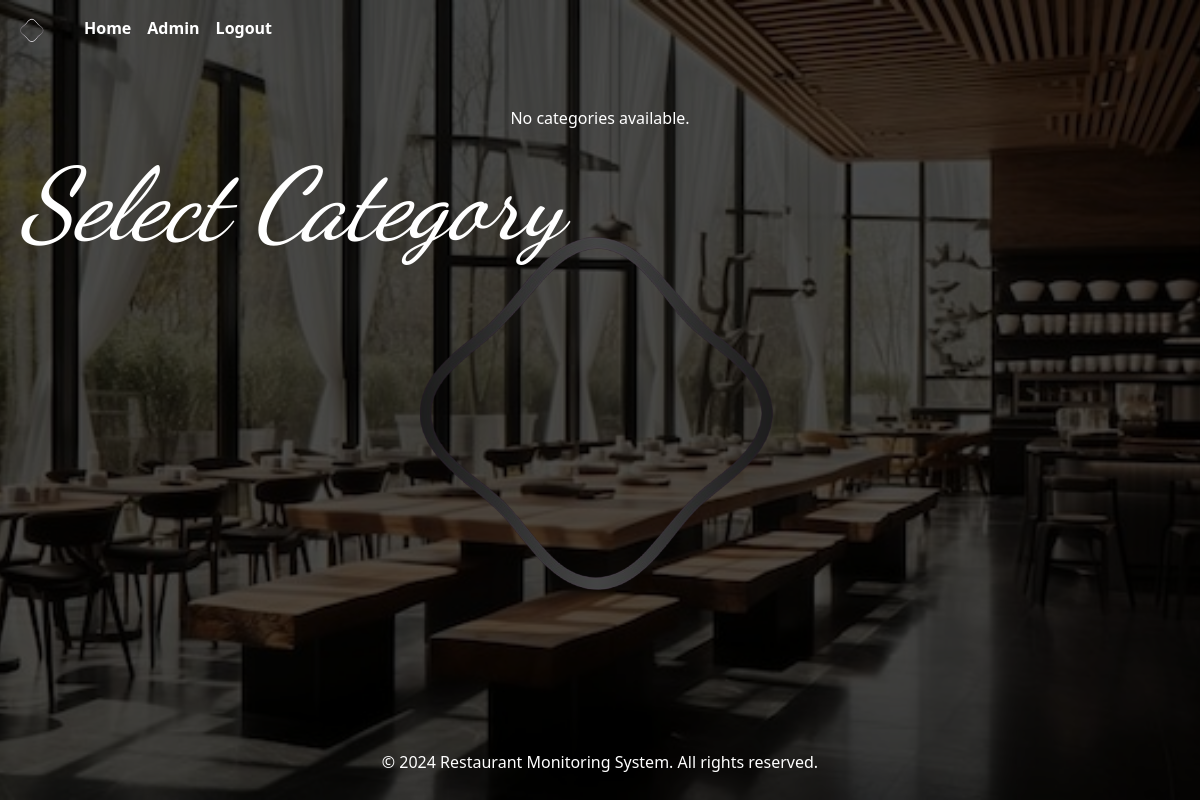
Before: /categories/ (signed in) with the older database file.
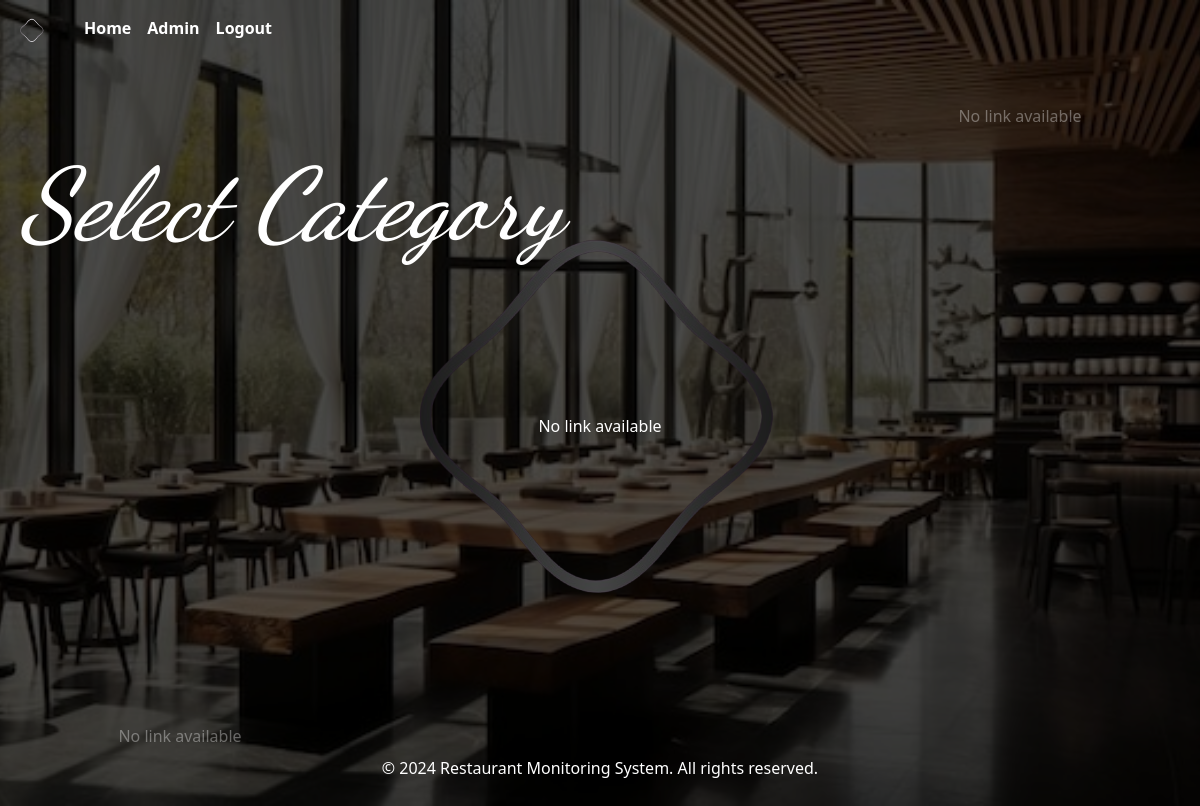
After: the same page with the newer database file.
### main_Server/models.py (models this page shows, shortened)
class Categories(models.Model):
    conan_id = models.CharField(max_length=100, null=True, blank=True)
    name = models.CharField(max_length=255, unique=True, null=True, blank=True)
    description = models.TextField(null=True, blank=True)
    some_text = models.CharField(max_length=255, null=True, blank=True)
    URL= models.CharField(max_length=255, null=True, blank=True)
    image = models.ImageField(upload_to='images/', null=True, blank=True)
    created_at = models.DateTimeField(auto_now_add=True)
    updated_at = models.DateTimeField(auto_now=True)

### main_Server/views.py (the view)
# urls.py: path('categories/', views.categories, name='categories'),
def categories(request):
    if request.user.is_anonymous:
        return redirect("/login")
    categories_list = Categories.objects.all()
    return render(request, 'HtmlFiles/categories.html', {'categories': categories_list})

### Templates/HtmlFiles/categories.html (shortened to what this page needs)
{% extends "HtmlFiles/Base.html" %}
{% load static %}
{% block body %}
<link href="{% static 'CssFiles/categories.css' %}" rel="stylesheet">
<link href="{% static 'CssFiles/variables.css' %}" rel="stylesheet">
<main>
    <section>
        <h1 class="page-heading">Select Category</h1>
        {% if categories %}
        <div class="diagonal-image-container">
            {% for category in categories %}
                <div class="image-item {% if loop.index == 1 %}center{% elif loop.index == 2 %}top-right{% elif loop.index == 3 %}bottom-right{% endif %}" id="image-{{ loop.index }}">
                    {% if category.URL %}
                        <a href="{% url category.URL %}">
                            <img src="{{ category.image.url }}" alt="{{ category.name }}" class="category-image">
                        </a>
                    {% else %}
                        <span>No link available</span>
                    {% endif %}
                </div>
            {% endfor %}
        </div>
        {% else %}
            <p>No categories available.</p>
        {% endif %}
    </section>
</main>
{% endblock %}

### Templates/HtmlFiles/Base.html (shortened to what this page needs)
{% load static %}
<!doctype html>
<html lang="en">
<head>
    <link href="{% static 'CssFiles/Base.css' %}" rel="stylesheet">
    <link href="https://cdn.jsdelivr.net/npm/bootstrap@5.3.3/dist/css/bootstrap.min.css" rel="stylesheet">
    <link href="{% static 'CssFiles/variables.css' %}" rel="stylesheet">
</head>
<body>
    <div class="wrapper" style="position: relative; min-height: 100vh;">
        <nav class="navbar navbar-expand-lg" style=" color: #ffffff; font-weight: bold; position: relative; z-index: 2;">
            <div class="container-fluid">
                <a class="navbar-brand" href="/" >
                    <img src="{% static 'images/bg_logo.png' %}" alt="Logo" style="max-width: 40px; margin-right: 8px; opacity: 1;">
                </a>
                <div class="collapse navbar-collapse" id="navbarSupportedContent">
                    <ul class="navbar-nav me-auto mb-2 mb-lg-0">
                        <li class="nav-item">
                            <a class="nav-link" href="/">Home</a>
                        </li>
                        <li class="nav-item">
                            <a class="nav-link {% if user.username != 'Ahmad' %}disabled{% endif %}
                               {% if user.username != 'Ahmad' %} admin-disabled {% else %} admin-enabled {% endif %}"
                               href="{% url 'admin:index' %}">Admin</a>
                        </li>
                        <li class="nav-item">
                            <a class="nav-link" href="{% url 'logoutUser' %}" >Logout</a>
                          </li>
                    </ul>
                </div>
            </div>
        </nav>
        <div class="logo">
            <img src="{% static 'images/bg_logo.png' %}" alt="logo" id="rotatingLogo">
        </div>
        <div class="content">
            {% block body %}
            {% endblock %}
        </div>
        <footer class="footer" style="color: #ffffff; z-index: 2; position: relative;">
            <div class="container">
                <p>&copy; 2024 Restaurant Monitoring System. All rights reserved.</p>
            </div>
        </footer>
    </div>
</body>
</html>

### Static/CssFiles/Base.css (style rules this page uses)
html, body { overflow-x: hidden; overflow-y: scroll; -ms-overflow-style: none; height: auto; margin: 0; scroll-behavior: smooth; }
h1, h2, h3, h4, h5, h6 { color: var(--headings); font-family: 'Dancing Script', cursive; font-style: italic; }
body { font-family: Arial, sans-serif; font-size: 16px !important; background-image: var(--background-image); background-size: cover; background-position: center; background-repeat: no-repeat; background-attachment: fixed; display: flex; flex-direction: column; min-height: 100vh; position: relative; }
body::before { content: ''; position: absolute; top: 0; left: 0; width: 100%; height: 100%; z-index: 1; background-color: rgba(0, 0, 0, 0.7); }
.wrapper { display: flex; flex-direction: column; flex-grow: 1; }
.logo { position: absolute; top: 50%; left: 50%; transform: translate(-50%, -50%); z-index: 0; }
.rotate { animation: spin 2s linear infinite; }
.navbar { z-index: 2; }
.navbar .nav-link { text-decoration: none; color:var(--headings); position: relative; }
.navbar .nav-link::after { content: ''; display: block; height: 5px; background-color:var(--primary-color); position: absolute; left: 0; bottom: -5px; width: 100%; transform: scaleX(0); transition: transform 0.3s ease; }
.admin-enabled { color: var(--headings); font-weight: bold; }
.content { position: relative; z-index: 2; color: var(--headings, #ffffff); text-align: center; padding-top: 50px; flex-grow: 1; }
.footer { color: var(--primary-color); text-align: center; padding: 10px; font-size: var(--font-size-small); }
h1 { font-size: var(--font-size-large-h1) !important; font-weight: bold; padding: 20px; }

### Static/CssFiles/variables.css (style rules this page uses)
:root { --primary-color: #5B4B8A; --danger-color: #e74c3c; --headings: #ffffff; --hover: #4A3A6A; --background: rgba(0, 0, 0, 0.8); --font-size-small: 16px; --font-size-medium: 36px; --font-size-large-h1: 100px; --secondary-color: #e64157; --tertiary-color: #12c2e9; --primary-gradient-color: linear-gradient(90deg,#e64157,#415de6); --secondary-gradient-color: linear-gradient(to right, #12c2e9, #f64f59, #f64f59); --underline-gradient: linear-gradient(to left, #12c2e9, #c471ed, #f64f59); --vertical-gradient: linear-gradient(to top, #12c2e9, #c471ed, #f64f59); --transition-default: all .4s ease; --background-image: url('../images/bg.jpg'); }

### Static/CssFiles/categories.css (style rules this page uses)
html, body { height: 100%; overflow: hidden; margin: 0; padding: 0; }
.diagonal-image-container { position: relative; height: 80vh; overflow: hidden; }
.image-item { display: none; opacity: 0; transition: opacity 0.2s ease-in-out; position: absolute; width: 400px; height: auto; box-sizing: border-box; }
@media (max-width: 1500px) { .image-item { width: 300px; } }
.top-right { top: 0; right: 5%; transform: translate(10%, -10%); pointer-events: none; }
.center { top: 50%; left: 50%; transform: translate(-50%, -50%); pointer-events: auto }
.bottom-right { bottom: 0%; left: 0%; transform: translate(10%, 10%); pointer-events: none; }
.top-right, .center, .bottom-right { transition: transform 0.2s ease-in-out; }
.page-heading { position: absolute; top: 10%; left: 0%; z-index: 2; font-size: 24px; color: var(--headings); }

Changed rows visible on the page:
added Categories: shows "No link available"
added Categories: shows "No link available"
added Categories: shows "No link available"
Other visible differences:
text no longer shown: "No categories available."
